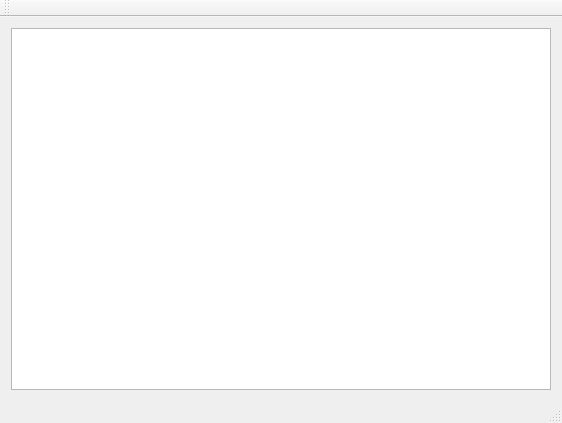
<?xml version="1.0" encoding="UTF-8"?>
<ui version="4.0">
 <class>MainWindow</class>
 <widget class="QMainWindow" name="MainWindow">
  <property name="geometry">
   <rect>
    <x>0</x>
    <y>0</y>
    <width>562</width>
    <height>423</height>
   </rect>
  </property>
  <property name="windowTitle">
   <string>GongJianBo 1992</string>
  </property>
  <widget class="QWidget" name="centralWidget">
   <layout class="QVBoxLayout" name="verticalLayout">
    <item>
     <widget class="QTableView" name="tableView"/>
    </item>
   </layout>
  </widget>
  <widget class="QMenuBar" name="menuBar">
   <property name="geometry">
    <rect>
     <x>0</x>
     <y>0</y>
     <width>562</width>
     <height>23</height>
    </rect>
   </property>
  </widget>
  <widget class="QToolBar" name="mainToolBar">
   <attribute name="toolBarArea">
    <enum>TopToolBarArea</enum>
   </attribute>
   <attribute name="toolBarBreak">
    <bool>false</bool>
   </attribute>
  </widget>
  <widget class="QStatusBar" name="statusBar"/>
 </widget>
 <layoutdefault spacing="6" margin="11"/>
 <resources/>
 <connections/>
</ui>
